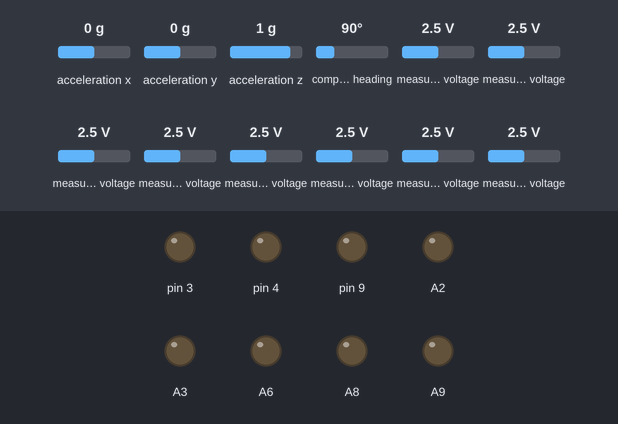
The program below on a simulated Teensy 3. On the bench: output pins drawn as LEDs (lit = HIGH). The test bench sets the inputs (shaded band); at power-on: measured voltage 2.5 V, acceleration x 0 g, acceleration y 0 g, acceleration z 1 g, compass heading 90°. What the program prints to the serial monitor is not drawn.

Above: at 0.1 s.
At 1.1 s:
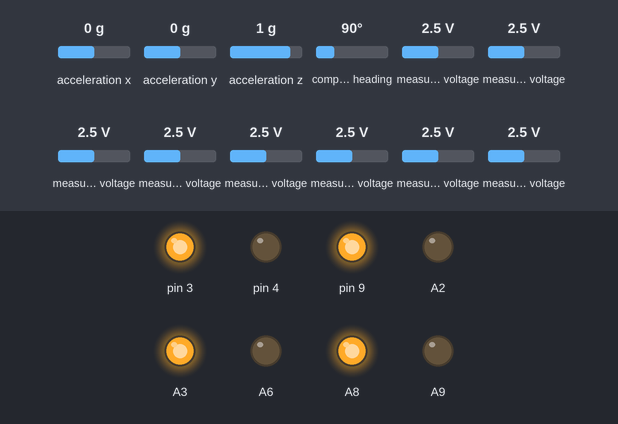
At 2.4 s:
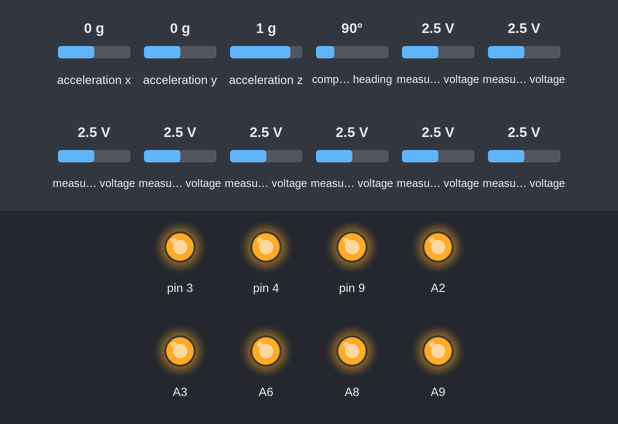
2.5 s: measured voltage (sensor 200) set to 0.1 V
4.0 s: measured voltage (sensor 201) set to 0.1 V
5.5 s: measured voltage (sensor 202) set to 0.1 V
7.0 s: measured voltage (sensor 203) set to 0.1 V
8.5 s: measured voltage (sensor 204) set to 0.1 V
10.0 s: measured voltage (sensor 205) set to 0.1 V
Timing chart, 0 to 12.5 s (numbered marks = the images above; inputs shaded):
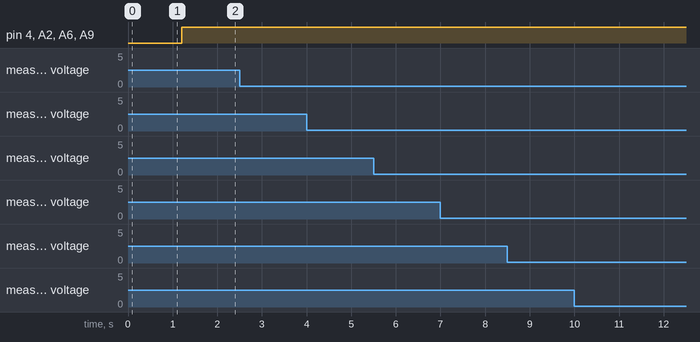

The program:

main.cpp
```cpp
#include <Adafruit_BNO055.h>
#include <Adafruit_MCP3008.h>
#include <Arduino.h>
#include <Wire.h>

#include <array>

#include "SerialReader.h"

auto adcs = std::array<Adafruit_MCP3008, LINE_ADC_PINS.size()>();
auto input = SerialReader(CONTROLLER_PORT);
auto bno = Adafruit_BNO055(55);
int last_received = 0;

void applyCommands() {
  input.update();
  // stop the motors if theres no data for long enough
  if ((millis() - last_received) > TIMEOUT) {
    for (auto& pin : DIR_PINS) {
      analogWrite(pin, 255);
    }
    for (auto& pin : MOVE_PINS) {
      analogWrite(pin, 255);
    }
  }
  for (auto i = 0; i < input.data().size(); i++) {
    Serial.printf("%d ", input.data()[i]);
  }
  Serial.println();
  if (!input.complete()) {
    return;
  }
  last_received = millis();
  const auto data = input.data();
  Serial.printf("Received: %d %d %d %d\r\n", data[0], data[1], data[2], data[3]);
  for (int i = 0; i < data.size(); i++) {
    if (i > 3) {
      Serial.printf("<!> extra motor value, %d\r\n", data[i]);
      continue;
    }
    const auto value = data[i];
    auto forward = value > 127 ? true : false;
    if (!MOTOR_DIRECTIONS[i]) {
      forward = !forward;
    }
    const auto speed_command = abs(value - 127);
    analogWrite(MOVE_PINS[i], 255 - (2 * speed_command));
    analogWrite(DIR_PINS[i], forward ? 255 : 0);
  }
}

void setup() {
  delay(1000);
  CONTROLLER_PORT.begin(CONTROLLER_BAUD);
  Serial.begin(9600);
  while (!CONTROLLER_PORT) continue;
  for (auto pin : MOVE_PINS) {
    pinMode(pin, OUTPUT);
    analogWrite(pin, 255);
    // analogWriteFrequency(pin, 19500);  // THE ONE TRUE FREQUENCY
    // TO ACHIEVE INNER HARMONY
    // WITH THE UNIVERSE
    // anything between
    // 20000 and 19000 seems to work well
  }
  if (!bno.begin()) {
    Serial.println("<!> BNO055 not found");
    while (1) continue;
  }
  bno.setExtCrystalUse(true);
  uint8_t system, gyro, accel, mag;
  while (mag != 3) {
    Serial.printf("It's not fully calibrated : %d, %d, %d %d\r\n", system, gyro, accel, mag);
    bno.getCalibration(&system, &gyro, &accel, &mag);
    delay(200);
    Serial.println("a");
  }

  for (int i = 0; i < LINE_ADC_PINS.size(); i++) {
    // (sck, mosi, miso, cs);
    const auto cs = LINE_ADC_PINS[i];
    adcs[i].begin(LINE_SCK, LINE_MOSI, LINE_MISO, cs);
  }
  Serial.println("b");
  CONTROLLER_PORT.println();

  // for (auto pin : MOVE_PINS) {
  //   analogWrite(pin, 255);
  //   // analogWriteFrequency(pin, 19500);  // THE ONE TRUE FREQUENCY
  //                                      // TO ACHIEVE INNER HARMONY
  //                                      // WITH THE UNIVERSE
  //                                      // anything between
  //                                      // 20000 and 19000 seems to work well
  // }
}

int last_freq_update = millis();

void loop() {
  applyCommands();
  //   for (auto pin : MOVE_PINS) {
  //   analogWrite(pin, 0);
  //   // analogWriteFrequency(pin, 19500);  // THE ONE TRUE FREQUENCY
  //                                      // TO ACHIEVE INNER HARMONY
  //                                      // WITH THE UNIVERSE
  //                                      // anything between
  //                                      // 20000 and 19000 seems to work well
  // }
  sensors_event_t ev;
  bno.getEvent(&ev);
  auto rotation = ev.orientation.roll * (M_PI / 180);
  CONTROLLER_PORT.print(rotation, 2);
  CONTROLLER_PORT.print(" ");
  for (auto i = 0; i < adcs.size(); i++) {
    for (auto channel = 0; channel < 8; channel++) {
      const auto channel_num = (i * 8) + channel;
      if (channel_num == 32 || channel_num == 33) continue;
      const auto value = adcs[i].readADC(7 - channel);
      const auto magnitude = (uint8_t)((value / 2048.0) * 255);
      CONTROLLER_PORT.printf("%d ", magnitude);
      Serial.printf("%4d ", value);
      // Serial.println("as");
    }
  }
  Serial.println();
  CONTROLLER_PORT.println();
  Serial.println("s");
}
```

SerialReader.h
```cpp
#include <Arduino.h>

#include <vector>

#include "config.h"

class SerialReader {
 private:
  bool _complete = false;
  std::vector<uint8_t> line;
  std::vector<uint8_t> buffer;

 public:
  SerialReader(int baud = 115200) {
    this->_complete = false;
    this->line = std::vector<uint8_t>();
    this->buffer = std::vector<uint8_t>();
  }

  void sync() {
    while (CONTROLLER_PORT.read() != 255) continue;
  }

  void update() {
    const auto count = CONTROLLER_PORT.available();
    if (count > 0) {
      for (auto i = 0; i < count; i++) {
        const uint8_t c = CONTROLLER_PORT.read();
        if (c == 255) {
          this->line = std::vector<uint8_t>(this->buffer);
          this->buffer = std::vector<uint8_t>();
          _complete = true;
        } else {
          this->buffer.push_back(c);
        }
      }
    }
  }

  const std::vector<uint8_t> data() {
    return line;
  }

  bool complete() {
    if (_complete) {
      _complete = false;
      return true;
    }
    return false;
  }
};
```

config.h
```cpp
#pragma once

#define TIMEOUT 500
#define LINE_SCK 13
#define LINE_MOSI 11
#define LINE_MISO 12
#define CONTROLLER_PORT Serial1
#define CONTROLLER_BAUD 500000
#define WRITE_TIMEOUT 500
// DO NOT COMMENT OUT ADCS WITHOUT UNPLUGGING TEENSY
// HOURS WASTED: 1
const auto LINE_ADC_PINS = std::array<int, 6>{
    6,
    10,
    2,
    24,
    14,
    15,
};
const auto DIR_PINS = std::array<int, 4>{
    20,
    23,
    16,
    4,
};
const auto MOVE_PINS = std::array<int, 4>{
    22,
    9,
    17,
    3,
};

// forward is true
const auto MOTOR_DIRECTIONS = std::array<bool, 4>{
    false,
    false,
    false,
    false,
};
```
